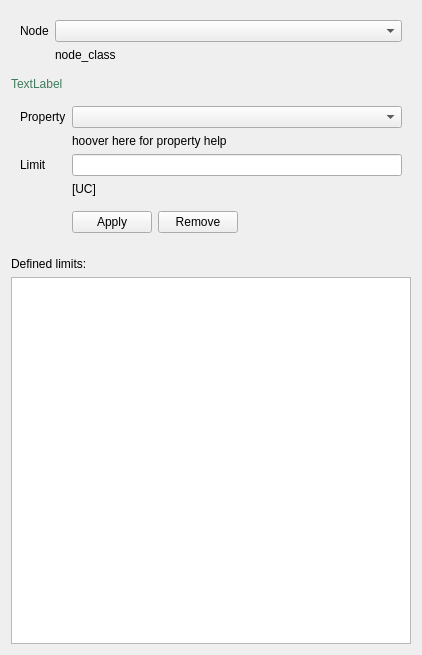
<?xml version="1.0" encoding="UTF-8"?>
<ui version="4.0">
 <class>DockLimits</class>
 <widget class="QWidget" name="DockLimits">
  <property name="geometry">
   <rect>
    <x>0</x>
    <y>0</y>
    <width>418</width>
    <height>655</height>
   </rect>
  </property>
  <property name="windowTitle">
   <string>Form</string>
  </property>
  <layout class="QVBoxLayout" name="verticalLayout">
   <item>
    <widget class="QWidget" name="widget" native="true">
     <property name="minimumSize">
      <size>
       <width>400</width>
       <height>0</height>
      </size>
     </property>
     <layout class="QGridLayout" name="gridLayout">
      <item row="2" column="1">
       <widget class="QLabel" name="lbNodeClass">
        <property name="text">
         <string>node_class</string>
        </property>
       </widget>
      </item>
      <item row="1" column="1">
       <widget class="QComboBox" name="cbNode">
        <property name="sizePolicy">
         <sizepolicy hsizetype="Expanding" vsizetype="Fixed">
          <horstretch>0</horstretch>
          <verstretch>0</verstretch>
         </sizepolicy>
        </property>
       </widget>
      </item>
      <item row="1" column="0">
       <widget class="QLabel" name="label">
        <property name="text">
         <string>Node</string>
        </property>
       </widget>
      </item>
     </layout>
    </widget>
   </item>
   <item>
    <widget class="QLabel" name="lblError">
     <property name="styleSheet">
      <string notr="true">color: rgb(62, 124, 92);</string>
     </property>
     <property name="text">
      <string>TextLabel</string>
     </property>
     <property name="wordWrap">
      <bool>true</bool>
     </property>
    </widget>
   </item>
   <item>
    <widget class="QWidget" name="widgetLimitEdit" native="true">
     <layout class="QGridLayout" name="gridLayout_2">
      <item row="0" column="0">
       <widget class="QLabel" name="label_2">
        <property name="text">
         <string>Property</string>
        </property>
       </widget>
      </item>
      <item row="0" column="1">
       <widget class="QComboBox" name="cbProperty"/>
      </item>
      <item row="1" column="1">
       <widget class="QLabel" name="lbPropHelp">
        <property name="toolTipDuration">
         <number>0</number>
        </property>
        <property name="text">
         <string>hoover here for property help</string>
        </property>
        <property name="wordWrap">
         <bool>true</bool>
        </property>
       </widget>
      </item>
      <item row="2" column="0">
       <widget class="QLabel" name="label_4">
        <property name="text">
         <string>Limit</string>
        </property>
       </widget>
      </item>
      <item row="2" column="1">
       <widget class="QLineEdit" name="lineEdit">
        <property name="toolTip">
         <string/>
        </property>
        <property name="toolTipDuration">
         <number>-1</number>
        </property>
        <property name="statusTip">
         <string/>
        </property>
        <property name="placeholderText">
         <string extracomment="Use (start,end) to define a range"/>
        </property>
        <property name="clearButtonEnabled">
         <bool>false</bool>
        </property>
       </widget>
      </item>
      <item row="3" column="1">
       <widget class="QLabel" name="lbResult">
        <property name="text">
         <string>[UC]</string>
        </property>
        <property name="wordWrap">
         <bool>true</bool>
        </property>
       </widget>
      </item>
      <item row="4" column="1">
       <widget class="QWidget" name="widget_2" native="true">
        <layout class="QHBoxLayout" name="horizontalLayout">
         <property name="leftMargin">
          <number>0</number>
         </property>
         <item>
          <widget class="QPushButton" name="pbApply">
           <property name="text">
            <string>Apply</string>
           </property>
          </widget>
         </item>
         <item>
          <widget class="QPushButton" name="pbRemove">
           <property name="text">
            <string>Remove</string>
           </property>
          </widget>
         </item>
         <item>
          <spacer name="horizontalSpacer">
           <property name="orientation">
            <enum>Qt::Horizontal</enum>
           </property>
           <property name="sizeHint" stdset="0">
            <size>
             <width>40</width>
             <height>20</height>
            </size>
           </property>
          </spacer>
         </item>
        </layout>
       </widget>
      </item>
     </layout>
    </widget>
   </item>
   <item>
    <widget class="QLabel" name="label_5">
     <property name="text">
      <string>Defined limits:</string>
     </property>
    </widget>
   </item>
   <item>
    <widget class="QTableWidget" name="table">
     <property name="editTriggers">
      <set>QAbstractItemView::NoEditTriggers</set>
     </property>
     <property name="selectionMode">
      <enum>QAbstractItemView::SingleSelection</enum>
     </property>
    </widget>
   </item>
  </layout>
 </widget>
 <resources/>
 <connections/>
</ui>
